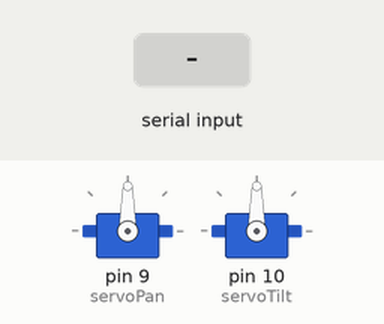
Recording of a sketch running on a simulated Arduino Uno, built with avr-gcc and run on an emulated ATmega328P. Parts: 2 × servo. The test bench sets the inputs (shaded band).

Above: at 1.2 s.
1.3 s: "PAN\n" received over Serial
At 2.4 s:
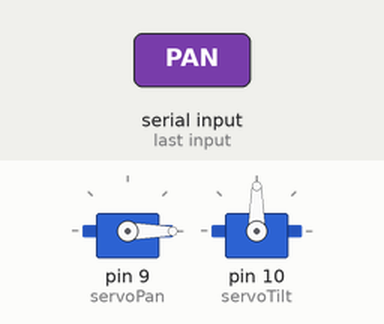
2.8 s: "TILT\n" received over Serial
At 3.6 s:
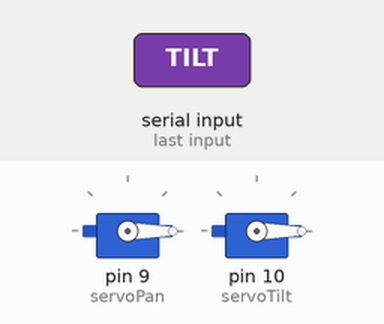
4.3 s: "PAN90\n" received over Serial
At 4.7 s:
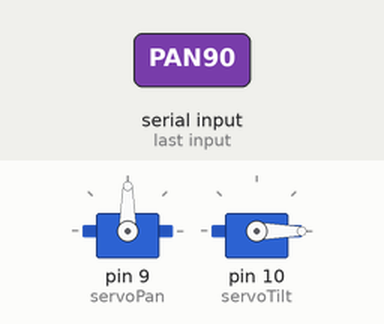
5.8 s: "PAN,45\n" received over Serial
At 7.0 s:
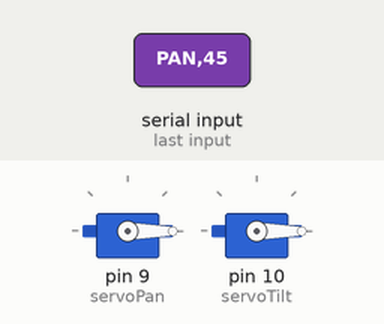
7.3 s: "TILT90\n" received over Serial
At 8.2 s:
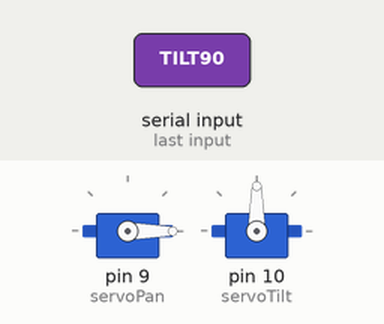
Timing chart, 0 to 9.8 s (numbered marks = the images above; inputs shaded):
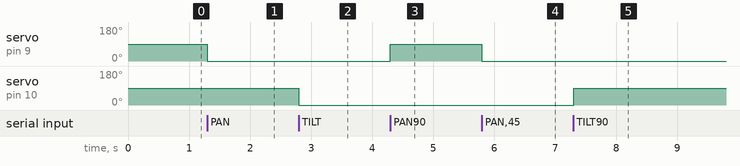

The sketch:

servoxycontrol.ino
```cpp
#include <Servo.h>

Servo servoPan;   // Servo para el movimiento horizontal (pan)
Servo servoTilt;  // Servo para el movimiento vertical (tilt)

void setup() {
  Serial.begin(115200);  // Aumentar la velocidad de comunicación
  servoPan.attach(9);  // Pin donde está conectado el servo pan
  servoTilt.attach(10); // Pin donde está conectado el servo tilt
}

void loop() {
  if (Serial.available() > 0) {
    String command = Serial.readStringUntil('\n');

    if (command.startsWith("PAN")) {
      int angle = command.substring(3).toInt();
      servoPan.write(angle);
    } else if (command.startsWith("TILT")) {
      int angle = command.substring(4).toInt();
      servoTilt.write(angle);
    }
  }
}
```

Measured:
- after the input at 1.3 s, servo on pin 9 (servoPan): 90° → 0° at once
- after the input at 2.8 s, servo on pin 10 (servoTilt): 90° → 0° at once
- after the input at 4.3 s, servo on pin 9 (servoPan): 0° → 90° at once
- after the input at 5.8 s, servo on pin 9 (servoPan): 90° → 0° at once
- after the input at 7.3 s, servo on pin 10 (servoTilt): 0° → 90° at once
